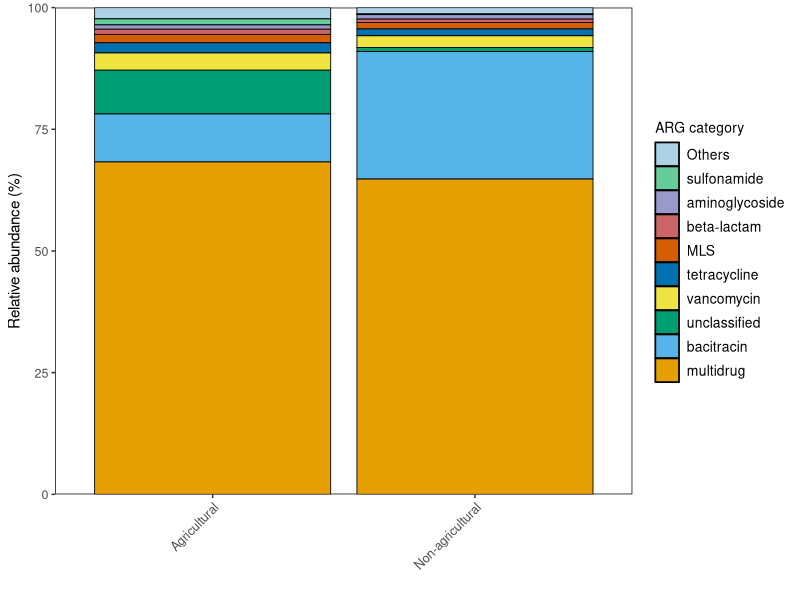

The R script that drew this image: (Note: this script raises an error after producing the figure.)
# Clear the workspace by removing all objects
rm(list=ls())

# Load necessary libraries
library(dplyr)
library(ggplot2)

# Read AMR category abundance data
ARG_type <- read.csv("./data/AMRcategory_abundance_tpm.csv")

# Set row names as ARG categories and remove the category column
rownames(ARG_type) <- ARG_type$ARG_Category
ARG_type <- ARG_type %>% dplyr::select(-ARG_Category)

# Read metadata for metagenome samples
bigtable <- read.csv("./data/Metadata_metagenome.csv")

# Normalize ARG abundance data by dividing each value by the column sum
ARG_abun_normalized <- ARG_type %>% select_if(~sum(.)!=0) %>% mutate(across(everything(), ~ ./sum(.)))

# Filter and arrange metadata to match normalized ARG abundance data
bigtable_s <- bigtable %>% filter(Sample %in% names(ARG_abun_normalized)) %>% 
  arrange(match(Sample, names(ARG_abun_normalized))) %>% mutate(Group = Agricultural)

# Select top 9 ARG categories based on mean abundance
names_top <- names(ARG_abun_normalized %>% as.data.frame %>% apply(1, FUN=mean) %>% sort(decreasing = T))[1:9]

# Combine remaining categories into "Others"
names_diff <- setdiff(rownames(ARG_abun_normalized), names_top)
class_df <- rbind(ARG_abun_normalized[names_top, ], Others = apply(ARG_abun_normalized[names_top, ], 2, function(x){1 - sum(x)}))

# Define color palette for the plot
values <- rev(c("#B2182B","#E69F00","#56B4E9","#009E73","#F0E442","#0072B2","#D55E00","#CC6666","#9999CC","#66CC99", "#ADD1E5"))

# Add group information to the metadata
df_w_type <- bigtable_s %>% mutate(Type = Agricultural)

# Filter metadata to include only samples present in the abundance data
names <- intersect(df_w_type$Sample, colnames(class_df))
df_w_type <- df_w_type %>% filter(Sample %in% names)

# Subset abundance data to include only filtered samples
class_final <- class_df[, names]

# Reshape abundance data for plotting
class.2 <- class_final
class.2 <- cbind(ClassID = rownames(class.2), class.2) %>% data.frame()
class.2$ClassID <- factor(class.2$ClassID, levels = rev(class.2$ClassID))

# Melt the data for ggplot
library(reshape2)
class.gg <- melt(class.2, id.vars = "ClassID", variable.name = "SampleID", value.name = "Abundance")

# Merge melted data with metadata
class.gg.group <- class.gg %>% merge(df_w_type, by.x = "SampleID", by.y = "Sample", all.x = TRUE) %>%
  mutate(Abundance = as.numeric(Abundance))

# Create a stacked bar plot for ARG categories
ggplot(class.gg.group %>% dplyr::rename(`ARG category` = ClassID), aes(Type, 100 * Abundance, fill = `ARG category`)) +
  geom_bar(stat = "summary_bin", fun = mean, position = 'stack', 
           width = 0.5, size = 0.3, color = "black",
           show.legend = TRUE) +
  scale_y_continuous(expand = c(0,0))+
  labs(x = '', y = 'Relative abundance (%)')+
  scale_fill_manual(values = values) +
  theme(
    panel.grid = element_blank(),
    panel.background = element_rect(color = 'black', fill = 'transparent'),
    strip.text = element_text(size = 10),
    axis.text.y = element_text(size = 9),
    axis.text.x = element_text(size = 9, angle = 45, hjust = 1),
    legend.text = element_text(size = 10),
    legend.title = element_text(size = 10))

# Save the plot as a PDF file
ggsave("./figures/Fig1c.pdf", width = 4, height = 4)

